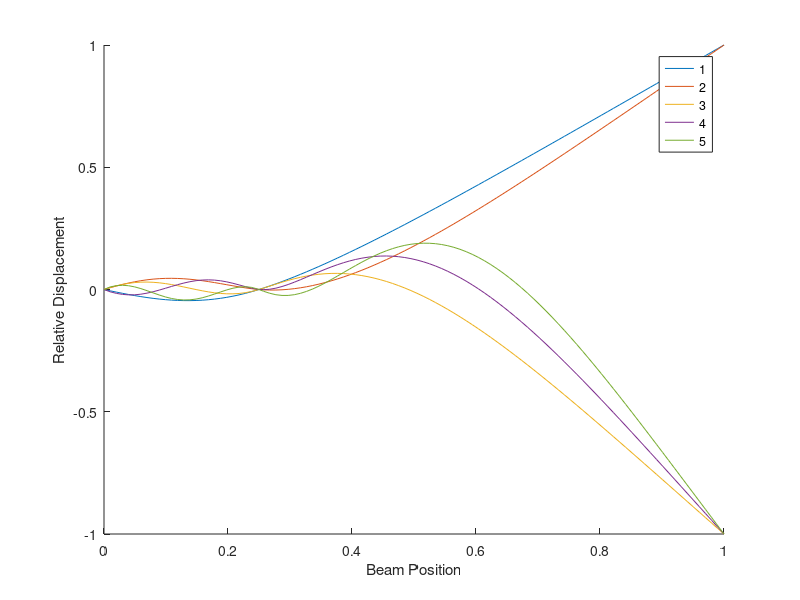
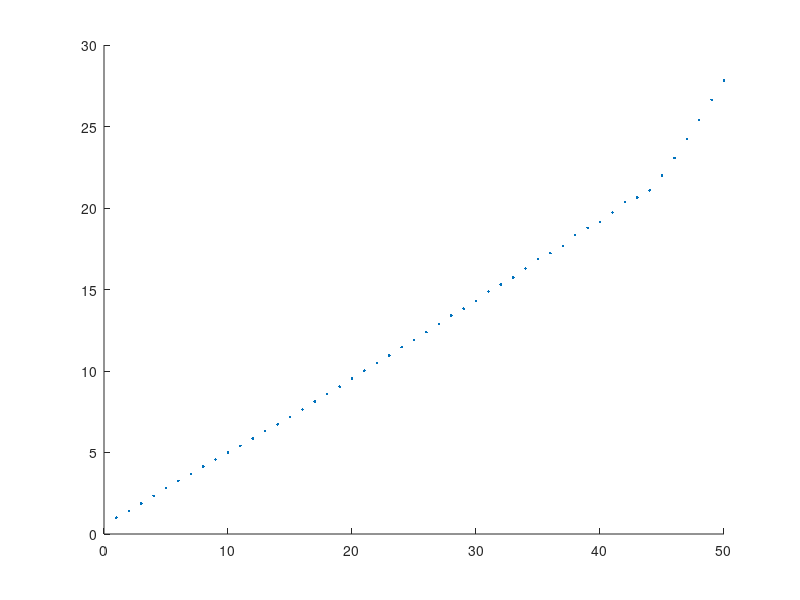

Reproduce these figures in MATLAB, in order. (Note: this script raises an error after producing the figures.)
clc; clear all;
addpath('Functions\');

%% KalimbaExamplesFEM.m
%  Joseph Anthony
%
% Created:         11/11/25
% Last Modified:   11/23/25
%
% Description: Produces several diagrams related to the whammy-bar kalimba
%% Parameters
n = 100;         % Mesh size, number of interior points
shapes = n;     % Number of shape functions

L = 1;           % Beam length
modeCount = 5;    % Number of displayed modes

%% Single Mode
b = L/4;

xvals = linspace(0,L,n+2);
deltax = mean(diff(xvals));
basis = zeros(shapes, n+2);
Dbasis = zeros(shapes, n+1);
D2basis = zeros(shapes, n);

% Generate shape functions and their respective derivatives
for i = 1:shapes
    basis(i,:) = xvals.*(xvals-b*ones(1,n+2)).*sin((2*i-1)*pi/2*xvals);
    Dbasis(i,:) = diff(basis(i,:))/deltax;
    D2basis(i,:) = diff(Dbasis(i,:))/deltax;
end

% Generate symmetric stiffness matrices
K = zeros(shapes);
M = zeros(shapes);

for row = 1:shapes
    for col = 1:row
        K(row,col) = trapz(xvals(2:end-1), D2basis(row,:).*D2basis(col,:));
        M(row, col) = trapz(xvals, basis(row,:).*basis(col,:));
    end
end
K = K + K' - diag(diag(K));
M = M + M' - diag(diag(M));

% Determine sorted eigenbasis
[evecs, evals] = eig(K);
[~, index] = sort(diag(abs(evals))); 
evals = evals(index,index);
evecs = evecs(:, index);

% Display mode shapes
modeshapes = basis'*evecs;
modeshapes = modeshapes';


figure();
hold on
for i = 1:modeCount
    modeshapes(i,:) = modeshapes(i,:)/max(abs(modeshapes(i,:)));
    plot(xvals, modeshapes(i,:));
end
xlabel("Beam Position");
ylabel("Relative Displacement");
legend('1','2','3','4','5');


% Plot eigenvalue spectrum
espectrum = abs(diag(evals))/abs(evals(1,1));
scaled_espectrum = espectrum.^(1/4);


figure();
hold on
plot(scaled_espectrum(1:50), "LineStyle", "none", "Marker", ".");

%% Find frequency spectrum

% Build ICs
ics = zeros(length(xvals),1);
for i = 1:length(ics)
    if xvals(i) > b
        ics(i) = -(xvals(i)-b)^2*(3*(L-b)-xvals(i));
    end
end

% Best fit of modes to ICs
ics_shapes = lsqr(basis', ics);
loglog(abs(diag(evals)), abs(ics_shapes), 'Marker', '.', 'LineStyle', 'none', 'MarkerSize', 15);
grid on